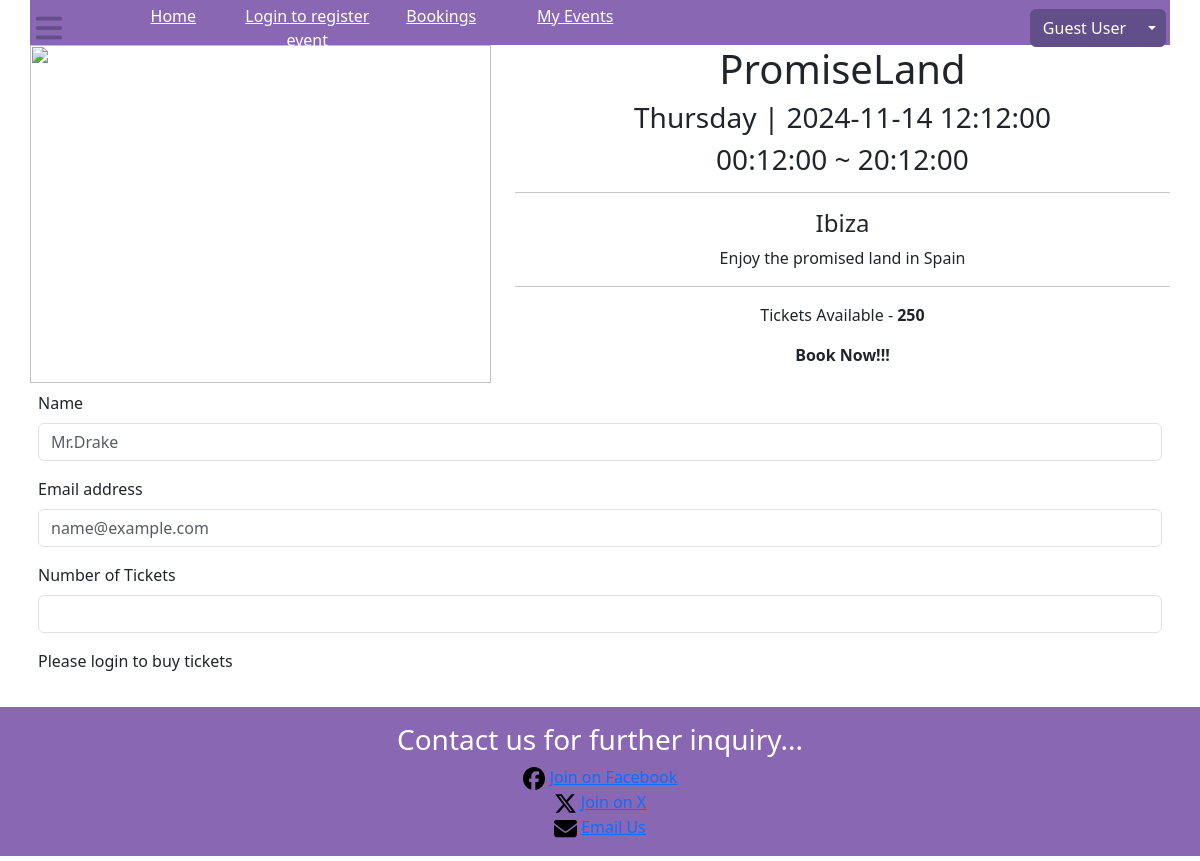
Screenshot of /event/1 with the database file from the repository.
### website/models.py (models this page shows)
class Event(db.Model):
    __tablename__ = 'events'
    id = db.Column(db.Integer, primary_key=True)
    event_name = db.Column(db.String(300), unique=True, nullable=False)
    location = db.Column(db.String(150), unique=False, nullable=False)
    event_date = db.Column(db.DateTime, nullable=False)
    category_id = db.Column(db.Integer, db.ForeignKey('categories.id'), nullable=False)
    status_id = db.Column(db.Integer, db.ForeignKey('statuses.id'), nullable=False)
    start_from = db.Column(db.Time, nullable=False)
    end_to = db.Column(db.Time, nullable=False)
    description = db.Column(db.String(300), unique=False, nullable=False)
    image_path = db.Column(db.String(500), unique=False, nullable=False)
    no_of_tickets = db.Column(db.Integer, nullable=False)
    owner_id = db.Column(db.Integer, db.ForeignKey('users.id'), nullable=False)
    status = db.relationship('Status', backref='events')
    category = db.relationship('Category', backref='events')
    owner = db.relationship('User', backref='events')

### website/views.py (the view)
@main_bp.route('/event/<id>')
def getEvent(id):
    user = current_user
    event = Event.query.get(id)
    form = OrderForm()
    if not event:
        abort(494)
    return render_template('event.html', event=event, user=user, form=form)

### website/forms.py
class OrderForm(FlaskForm):
    no_of_tickets = IntegerField('Number of Tickets', validators=[DataRequired(), NumberRange(min=1, message="Must be at least 1 ticket")])

### website/templates/event.html (shortened to what this page needs)
{% extends "base.html" %}
{% block styles %}
<link rel="stylesheet" href="{{ url_for('static', filename='style/event-s.css') }}">
{% endblock %}
{% block content %}
<div class="container">
    <div class="container">
        <div class="row">
            <div class="col-12 col-md-5">
                <img class="event-pic" width="100%" src="{{ url_for('static', filename='img/event-0.jpg') }}" alt="">
            </div>
            <div class="col col-md-7 align-self-center">
                <div class="text-center">
                    <h1 class="title">{{event.event_name}}</h2>
                    <h3 class="date"> {{ event.event_date.strftime('%A') }} | {{event.event_date}}</h3>
                    <h3 class="time">{{event.start_from}} ~ {{event.end_to}}</h3>
                    <hr/>
                    <p class="location h4">{{event.location}}</p>
                    <p class="disc">{{ event.description }}</p>
                    <hr>
                    <p>Tickets Available - <strong>{{event.no_of_tickets}}</strong></p>
                    <p><Strong>Book Now!!!</Strong></p>
                </div>
            </div>
        </div>
    </div>
    <div class="container booking p-2">
        <form action="/event/{{event.id}}/order" method="post">
            <div class="mb-3">
                <label for="name" class="form-label">Name</label>
                <input type="text" class="form-control" placeholder="Mr.Drake" value="{{ user.first_name + ' ' + user.sur_name if user and user.is_authenticated else '' }}" readonly>
            </div>
            <div class="mb-3">
                <label for="email" class="form-label">Email address</label>
                <input type="email" class="form-control" placeholder="name@example.com" value="{{ user.email if user and user.is_authenticated else '' }}" readonly>
            </div>
            <div class="mb-3">
                <label for="email" class="form-label">Number of Tickets</label>
                {{ form.no_of_tickets(class="form-control", min=1) }}
            </div>
            {% if user and user.is_authenticated %}
                <button type="submit" class="btn btn-primary text-center">Book</button>
            {% else %}
                <p>Please login to buy tickets</p>
            {% endif %}
        </form>
    </div>
</div>
{% endblock %}

### website/static/style/base.css (style rules this page uses)
.container { padding: 0px; }

### rows the page displays
Event: event_name "PromiseLand", event_date "Thursday", event_date "2024-11-14 12:12:00", start_from "00:12:00", end_to "20:12:00", location "Ibiza", description "Enjoy the promised land in Spain", no_of_tickets "250"

### other values shown
{{ user.user_name if user and user.is_authenticated else 'Guest User' }} "Guest User"
